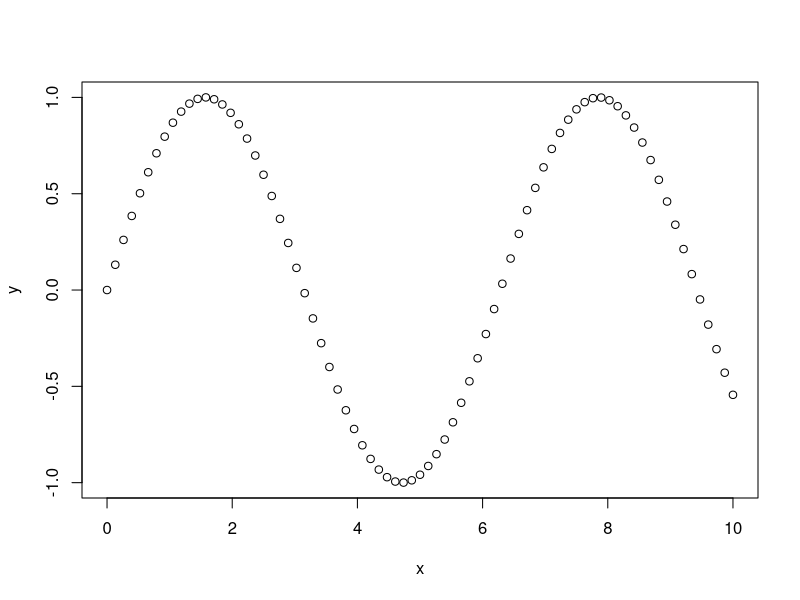
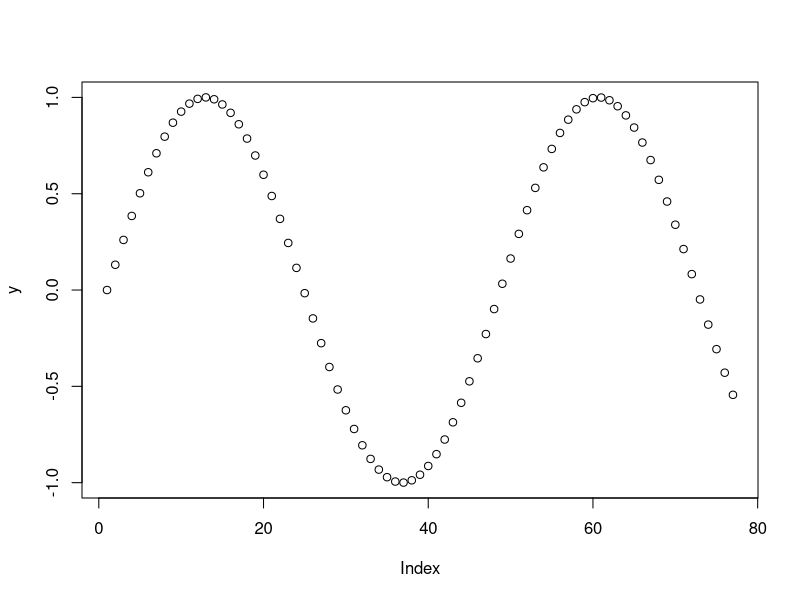
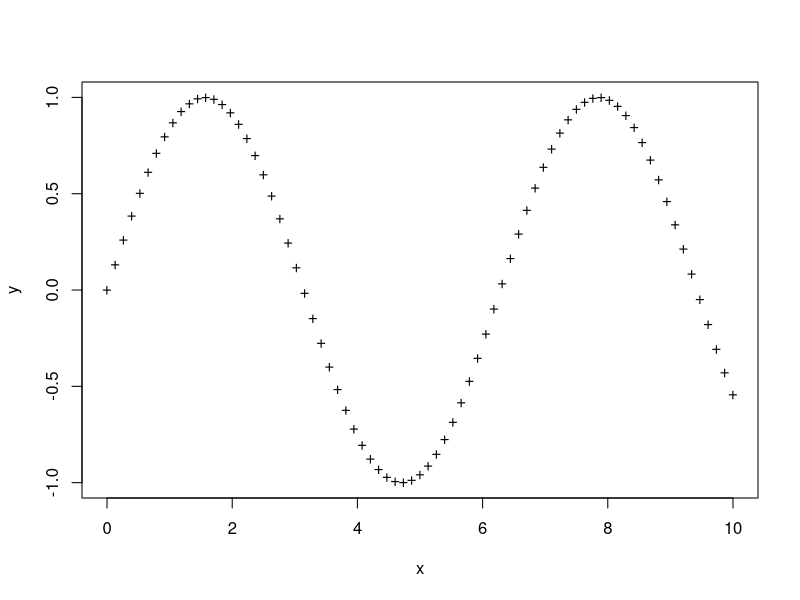
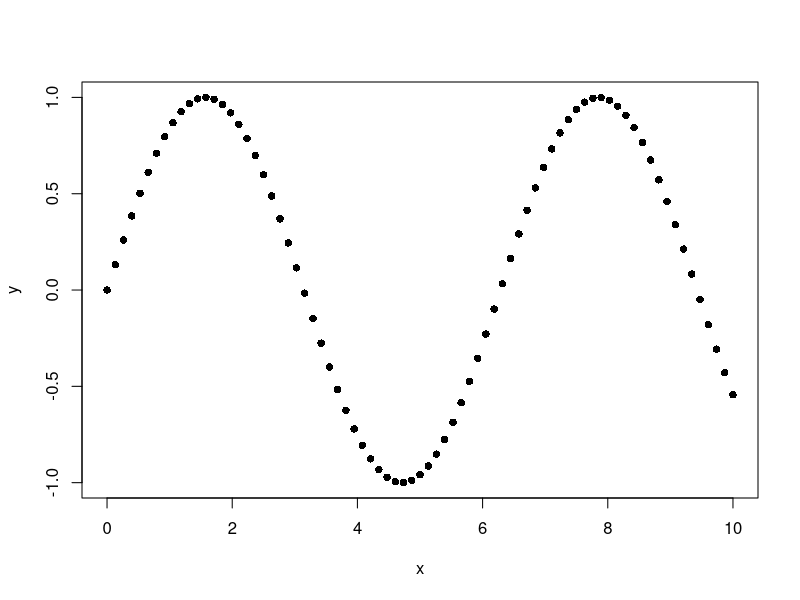
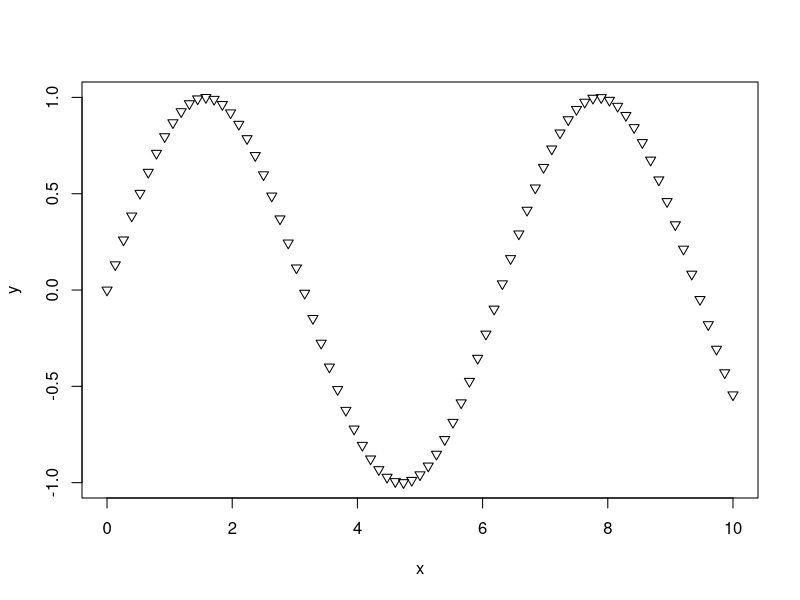
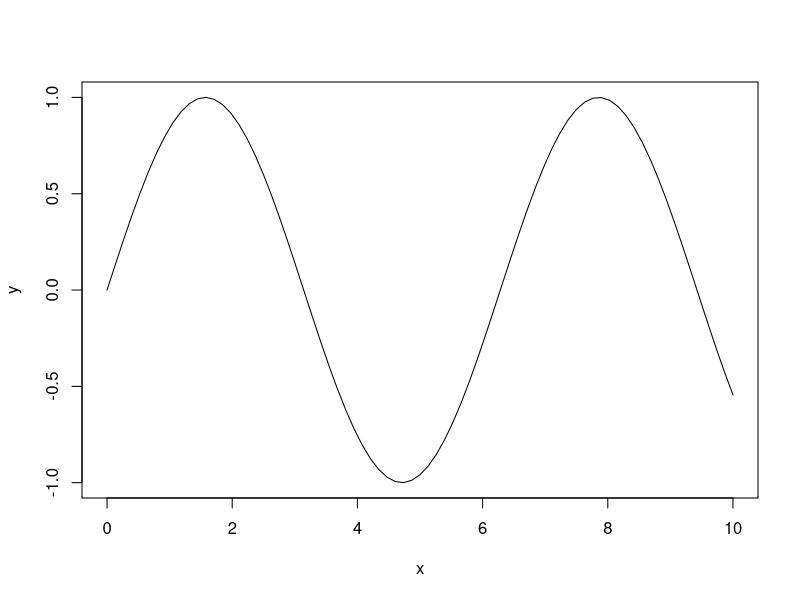
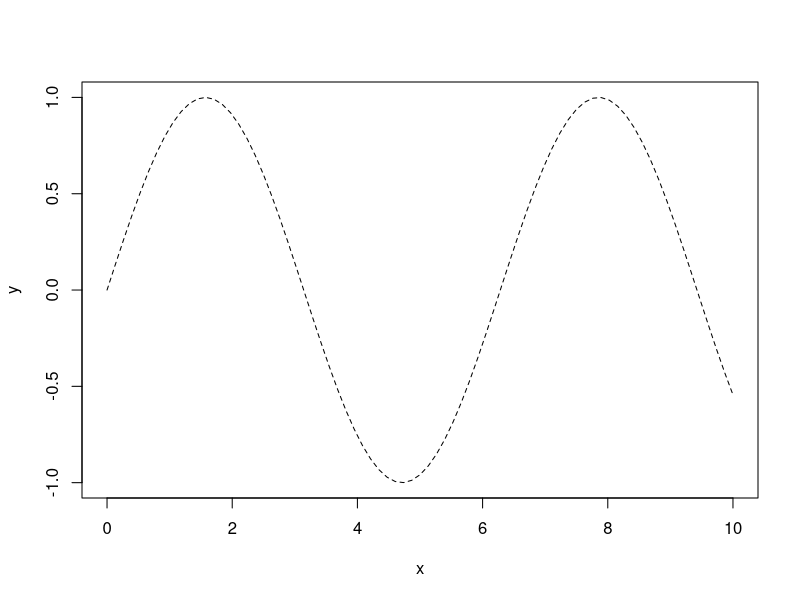
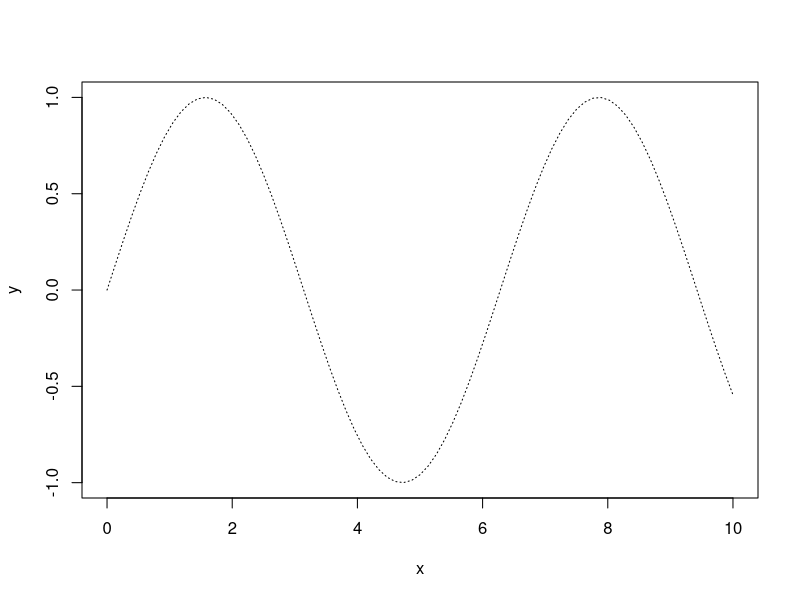

Write the R code that produced these figures, in order.
# Date: Monday, August 6, 2012

###########################
### Arrays and Patterns ###
### (and some plots)    ###
###########################


# There are various possibilities to create
# one-dimensional arrays (vectors):
# 
# If x is an array, x[j] is its j-th component.
# length(x) is the number of its components.

# The simplest command to generate an array is
# the command c(ombine)(...):

x <- c(1.8, 6, 7.5)
x
# Careful, the first element is indeed number 1, not 0
x[1]
x[2]
x[3]

length(x)

y <- c(x, 30, 1000)
y
y[3:5]

length(y)


# Creation of arrays with regular patterns:

# For integers a <= b,
#    x <- a:b
# generates an array x with components
# a, a+1, a+2, ..., b.
# In case of a > b, one obtains a vector with components
# a, a-1, a-2, ..., b.

x <- -5:5
x

x <- 10:0
x

# To obtain different increments, use seq(...),
# seq standing for "sequence":

x <- seq(0,10,by=0.1)
x

x <- seq(0,10,by=0.7)
x

x <- seq(0,10,length.out=201)
x

x <- seq(0,10,length.out=77)
x

# Create a vector y with components
# y[i] = sin(x[i]):
y <- sin(x)
y

# Visualize the two vectors:
plot(x,y)
plot(y) #Just numbers the components, using this as x axis.
# p(oint) ch(aracter):
plot(x,y,pch="+")
plot(x,y,pch=16)
plot(x,y,pch=25)

# Obviously, the procedure plot(.) has
# many options. To find out more about it:
? plot

# Line plots:
plot(x,y,type="l")

plot(x,y,type="l",lty=2)
plot(x,y,type="l",lty=3)
plot(x,y,type="l",lty=1,col="red")
plot(x,y,type="l",lty=1,col="red",lwd=5)

# plot(..) always starts a new plot,
# i.e. overwrites an existing plot.
# To add further plots, use points()
# or lines()

plot(x,y,type="l",lty=1,col="red",lwd=5)
points(x,cos(x),type="l",col="blue")
lines(x,cos(x-0.1*pi),col="magenta")
points(x,cos(x-0.2*pi),pch=4,col="cyan")


# Help files:
# 
# help.search("key word(s)"):
#    Useful, if one has only a vague idea.
#
# help("name_of_fct")
#  or help(name_of_fct)
#   or ? name_of_fct :
#    Useful if one knows that there is a function
#    called name_of_fct

help.search("sequence")

help("seq")
help(seq)
?seq

# Building up larger arrays from smaller ones:
# rep(...) !

?rep

# Try to generate with rep() rather than c(...):
x = c(1,2,3, 1,2,3, 1,2,3, 1,2,3, 1,2,3, 1,2,3, 1,2,3)
x
y = c(1,1,1,1, 2,2,2,2, 3,3,3,3)
y
z = c(1,1,1,1,1,1,1, 2,2,2,2,2, 3,3,3, 4)
z
rep(1:4, times=c(7,5,3,1))

# Try yourself - don't read on yet...


# Solutions:
rep(1:3, 7)
rep(1:3, times=7)

rep(1:3, each=4)

rep(1:4, times=c(7,5,3,1))
rep(c(1,2,3,4), times=c(7,5,3,1))
rep(1:4, times=seq(7,1,by=-2))
# Note that the usage of "times" and "each" is not
# entirely coherent...

# There are arrays of other objects,
# e.g. character strings:
x <- c("Frieda","Fritz","Frederik") 
rep(x, times= 4)
rep(x, each=5)
rep(x, times=c(4, 1, 2))
rep(c("misch", "fa", "lea"), times=c(100, 50,23))

x = seq(0,1, length.out=10000)
y = x*sin(2*pi/x)
y[1] = 0
plot(x, y, type="l", ylab="x*sin(2*pi/x)", main="Mein erster Plot")
lines(x,x, col="Cyan")
lines(x,-x, col="Cyan")

#version number 2, higher resolution the closer to 0! 
# also doesn't create any nans
x <- 1/seq(500,1,-0.02)
y <- x*sin(2*pi/x)
plot(c(0,x),c(0,y), type = "l", ylab="x*sin(2*pi/x)", main="Lösungsplot")